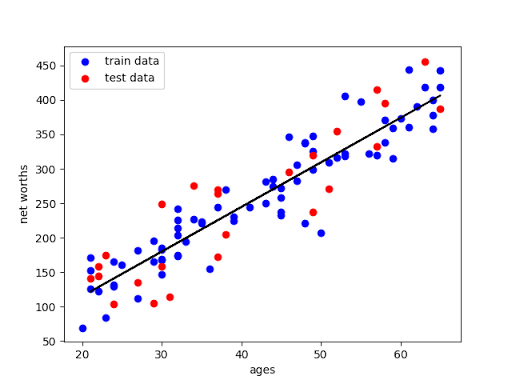

Generate this figure with Python:
#!/usr/bin/python
import numpy
import matplotlib
matplotlib.use('agg')

import matplotlib.pyplot as plt
from studentRegression import studentReg
from class_vis import prettyPicture, output_image
from ages_net_worths import ageNetWorthData

ages_train, ages_test, net_worths_train, net_worths_test = ageNetWorthData()

reg = studentReg(ages_train, net_worths_train, ages_test, net_worths_test)
plt.clf()
plt.scatter(ages_train, net_worths_train, color="b", label="train data")
plt.scatter(ages_test, net_worths_test, color="r", label="test data")
plt.plot(ages_test, reg.predict(ages_test), color="black")
plt.legend(loc=2)
plt.xlabel("ages")
plt.ylabel("net worths")
plt.savefig("test.png")
output_image("test.png", "png", open("test.png", "rb").read())
